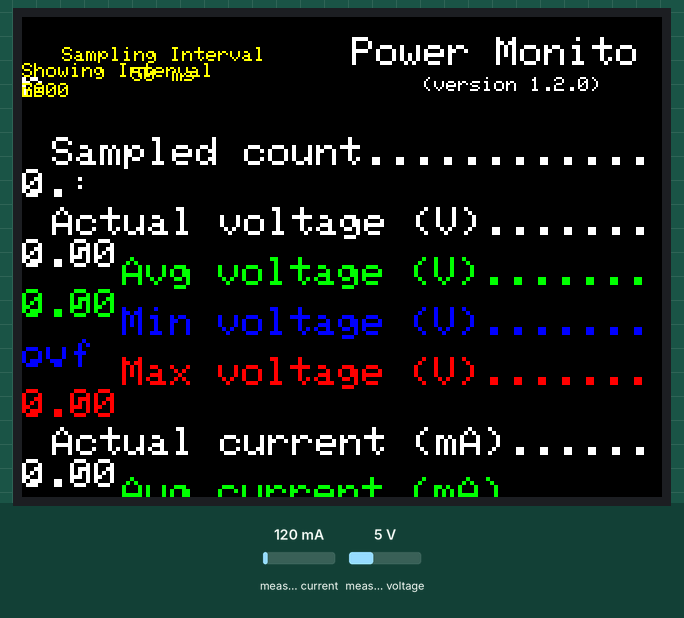
This program was run on a simulated Arduino Mega 2560, built with avr-gcc and run on an emulated ATmega2560. Parts: 320×240 colour display. The test bench sets the inputs (shaded band); at power-on: measured current 120 mA, measured voltage 5 V. What the program prints to the serial monitor is not drawn.

Above: at 1.4 s.
1.5 s: measured current set to 40 mA
At 3.3 s:
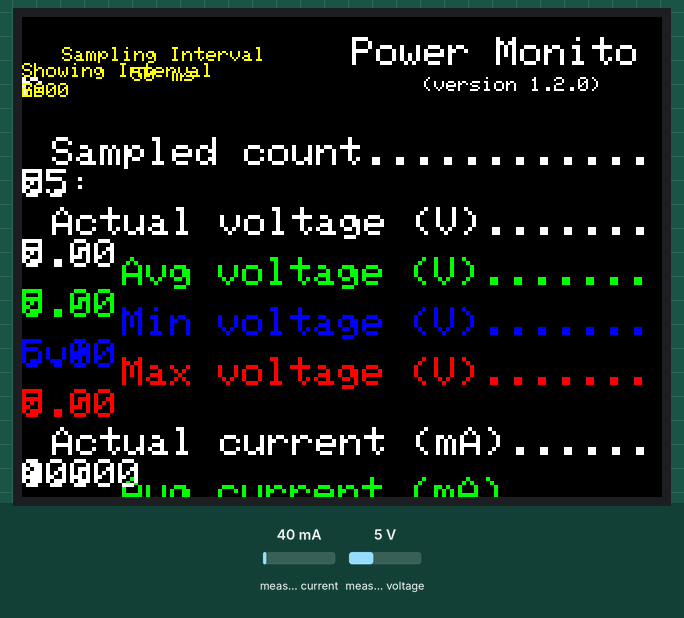
4.5 s: measured voltage set to 0.3 V
At 6.8 s:
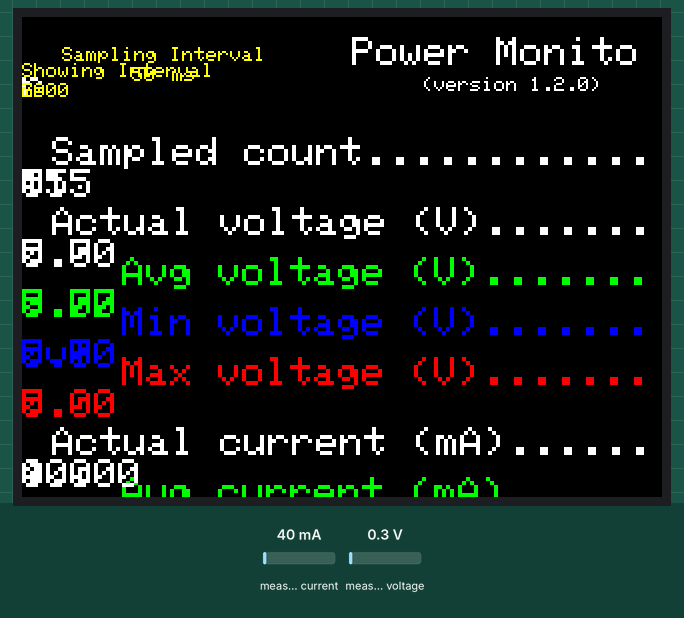
7.5 s: measured current set to 500 mA
At 10.2 s:
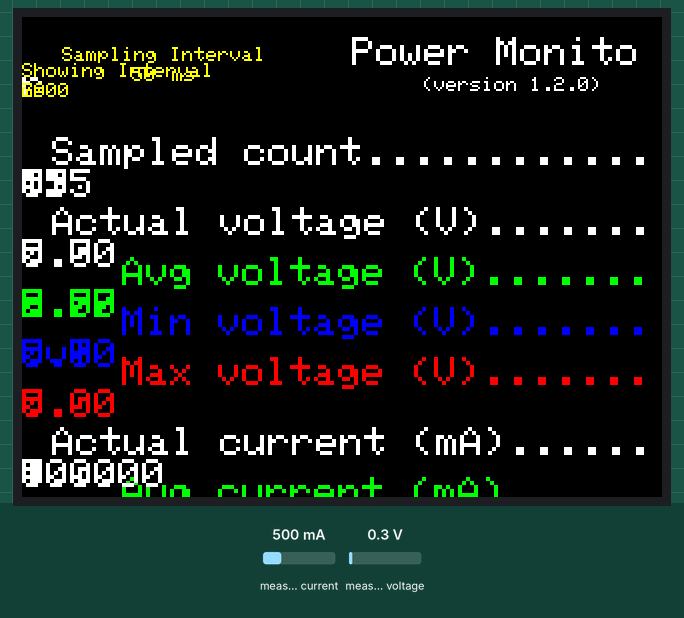
10.5 s: measured voltage set to 3.8 V
Timing chart, 0 to 13.5 s (numbered marks = the images above; inputs shaded):
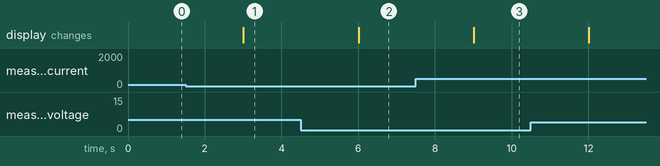

The program:

main.cpp
```cpp
#include <Arduino.h>
#include "setup.h"

/**
 * @fn setup
 * @brief Configure all parameters before call loop function.
 */
void setup() {
  // Initialize sensor values
  sensor_values.count = 0;
  sensor_values.actual_voltage = 0.0f;
  sensor_values.min_voltage = __FLT_MAX__;
  sensor_values.max_voltage = __FLT_MIN__;
  sensor_values.avg_voltage = 0.0f;
  sensor_values.sum_voltage = 0.0f;
  sensor_values.actual_current = 0.0f;
  sensor_values.min_current = __FLT_MAX__;
  sensor_values.max_current = __FLT_MIN__;
  sensor_values.avg_current = 0.0f;
  sensor_values.sum_current = 0.0f;

  Serial.begin(115200);
  Serial.println(F("Power monitor (version 1.2.0"));
  Serial.println(F("\tInitializing INA-219 sensor..."));
  ina219_sensor.begin();
  Serial.println(F("\tInitiating TFT..."));
  tft.reset();
  tft_id = tft.readID();
  Serial.print(F("\tTFT identifier: 0x"));
  Serial.println(String(tft_id, HEX));
  tft.begin(tft_id);
  tft.fillScreen(BLACK);
  tft.setRotation(1);
  tft.setTextColor(WHITE);
  tft.setTextSize(2);
  tft.setCursor(165,10);
  tft.println("Power Monitor");
  tft.setTextSize(1);
  tft.setCursor(200,30);
  tft.println("(version 1.2.0)");
  tft.setCursor(318,310);
  tft.println("by AgroTechLab (IFSC/Lages)");
  tft.setTextColor(YELLOW);
  tft.setCursor(20,15);
  tft.println("Sampling Interval");
  tft.setCursor(55,25);
  tft.println(SAMPLE_INTERVAL);
  tft.setCursor(75,25);
  tft.println("ms");
  tft.setCursor(370,15);
  tft.println("Showing Interval");
  tft.setCursor(405,25);
  tft.println(SHOW_INTERVAL);
  tft.setCursor(430,25);
  tft.println("ms");

  tft.setTextColor(WHITE);
  tft.setTextSize(2);
  tft.setCursor(15, 60);
  tft.println("Sampled count..............:");
  tft.setCursor(360, 60);
  tft.println(sensor_values.count);

  tft.setCursor(15, 95);
  tft.println("Actual voltage (V).........:");
  tft.setCursor(360, 95);
  tft.println(sensor_values.actual_voltage);
  tft.setTextColor(GREEN);
  tft.setCursor(50, 120);
  tft.println("Avg voltage (V).........:");
  tft.setCursor(360, 120);
  tft.println(sensor_values.avg_voltage);
  tft.setTextColor(BLUE);
  tft.setCursor(50, 145);
  tft.println("Min voltage (V).........:");
  tft.setCursor(360, 145);
  tft.println(sensor_values.min_voltage);
  tft.setTextColor(RED);
  tft.setCursor(50, 170);
  tft.println("Max voltage (V).........:");
  tft.setCursor(360, 170);
  tft.println(sensor_values.max_voltage);

  tft.setTextColor(WHITE);
  tft.setCursor(15, 205);
  tft.println("Actual current (mA)........:");
  tft.setCursor(360, 205);
  tft.println(sensor_values.actual_current);
  tft.setTextColor(GREEN);
  tft.setCursor(50, 230);
  tft.println("Avg current (mA)........:");
  tft.setCursor(360, 230);
  tft.println(sensor_values.avg_current);
  tft.setTextColor(BLUE);
  tft.setCursor(50, 255);
  tft.println("Min current (mA)........:");
  tft.setCursor(360, 255);
  tft.println(sensor_values.min_current);
  tft.setTextColor(RED);
  tft.setCursor(50, 280);
  tft.println("Max current (mA)........:");
  tft.setCursor(360, 280);
  tft.println(sensor_values.max_current);
}

/**
 * @fn loop
 * @brief Loop function executed cyclically.
 */
void loop() {
  // Check if its time to sample
  if ((millis() - last_sample) >= SAMPLE_INTERVAL) {
    last_sample = millis();
    sensor_values.count++;
    sensor_values.actual_voltage = ina219_sensor.getBusVoltage_V();
    if (sensor_values.actual_voltage < sensor_values.min_voltage) {
      sensor_values.min_voltage = sensor_values.actual_voltage;
    }
    if (sensor_values.actual_voltage > sensor_values.max_voltage) {
      sensor_values.max_voltage = sensor_values.actual_voltage;
    }
    sensor_values.sum_voltage += sensor_values.actual_voltage;
    sensor_values.avg_voltage = sensor_values.sum_voltage/sensor_values.count;
    sensor_values.actual_current = ina219_sensor.getCurrent_mA();
    if ((sensor_values.actual_current >= 0.0f) && (sensor_values.actual_current < sensor_values.min_current)) {
      sensor_values.min_current = sensor_values.actual_current;
    }
    if ((sensor_values.actual_current >= 0.0f) && (sensor_values.actual_current > sensor_values.max_current)) {
      sensor_values.max_current = sensor_values.actual_current;
    }
    sensor_values.sum_current += sensor_values.actual_current;
    sensor_values.avg_current = sensor_values.sum_current/sensor_values.count;
  }

  // Check if its time to show
  if ((millis() - last_show) >= SHOW_INTERVAL) {
    last_show = millis();

    tft.fillRoundRect(355, 55, 90, 25, 5, BLACK);
    tft.setTextColor(WHITE);
    tft.setCursor(360, 60);
    tft.println(sensor_values.count);

    tft.fillRoundRect(355, 90, 70, 25, 5, BLACK);
    tft.setTextColor(WHITE);
    tft.setCursor(360, 95);
    tft.println(sensor_values.actual_voltage);
    tft.fillRoundRect(355, 115, 70, 25, 5, BLACK);
    tft.setTextColor(GREEN);
    tft.setCursor(360, 120);
    tft.println(sensor_values.avg_voltage);
    tft.fillRoundRect(355, 140, 70, 25, 5, BLACK);
    tft.setTextColor(BLUE);
    tft.setCursor(360, 145);
    tft.println(sensor_values.min_voltage);
    tft.fillRoundRect(355, 165, 70, 25, 5, BLACK);
    tft.setTextColor(RED);
    tft.setCursor(360, 170);
    tft.println(sensor_values.max_voltage);

    tft.fillRoundRect(355, 200, 70, 25, 5, BLACK);
    tft.setTextColor(WHITE);
    tft.setCursor(360, 205);
    tft.println(sensor_values.actual_current);
    tft.fillRoundRect(355, 225, 70, 25, 5, BLACK);
    tft.setTextColor(GREEN);
    tft.setCursor(360, 230);
    tft.println(sensor_values.avg_current);
    tft.fillRoundRect(355, 250, 70, 25, 5, BLACK);
    tft.setTextColor(BLUE);
    tft.setCursor(360, 255);
    tft.println(sensor_values.min_current);
    tft.fillRoundRect(355, 275, 70, 25, 5, BLACK);
    tft.setTextColor(RED);
    tft.setCursor(360, 280);
    tft.println(sensor_values.max_current);
  }
}
```

setup.h
```cpp
#ifndef __SETUP_H__
#define __SETUP_H__

#include <Wire.h>
#include <Adafruit_INA219.h>
#include <MCUFRIEND_kbv.h>
#include <Adafruit_GFX.h>
#include <TouchScreen.h>

/**
 * \def BLACK
 * TFT black color.
 */
#define BLACK   0x0000

/**
 * \def BLUE
 * TFT blue color.
 */
#define BLUE    0x001F

/**
 * \def RED
 * TFT red color.
 */
#define RED     0xF800

/**
 * \def GREEN
 * TFT green color.
 */
#define GREEN   0x07E0

/**
 * \def CYAN
 * TFT cyan color.
 */
#define CYAN    0x07FF

/**
 * \def MAGENTA
 * TFT magenta color.
 */
#define MAGENTA 0xF81F

/**
 * \def YELLOW
 * TFT yellow color.
 */
#define YELLOW  0xFFE0

/**
 * \def WHITE
 * TFT white color.
 */
#define WHITE   0xFFFF

/**
 * \def MINPRESSURE
 * TFT minimal pressure.
 */
#define MINPRESSURE 200

/**
 * \def MAXPRESSURE
 * TFT maximum pressure.
 */
#define MAXPRESSURE 1000

/**
 * \def XP
 * Pinout of X+.
 */
#define XP 6

/**
 * \def XM
 * Pinout of X-.
 */
#define XM 56

/**
 * \def YP
 * Pinout of Y+.
 */
#define YP 55

/**
 * \def YM
 * Pinout of Y-.
 */
#define YM 7

//ID=0x9486

/**
 * \def INA219_ADDR
 * INA-219 I2C address.
 */
#define INA219_ADDR   0x40

/**
 * \def SAMPLE_INTERVAL
 * INA-219 sampling interval (in ms).
 */
#define SAMPLE_INTERVAL   50

/**
 * \def SHOW_INTERVAL
 * LCD showing interval (in ms).
 */
#define SHOW_INTERVAL     3000

/**
 * @brief Struct used to store INA-219 sensor values.
 */
struct power_monitor_str {
  uint32_t count;           /**< Sampling count. */
  float actual_voltage;     /**< Sampled voltage (in V). */
  float min_voltage;        /**< Minimum sampled voltage (in V). */
  float max_voltage;        /**< Maximum sampled voltage (in V). */
  float avg_voltage;        /**< Average sampled voltage (in V). */
  float sum_voltage;        /**< Sum of all sampled voltage (in V). */
  float actual_current;     /**< Sampled current (in mA). */
  float min_current;        /**< Minimum sampled current (in mA). */
  float max_current;        /**< Maximum sampled current (in mA). */
  float avg_current;        /**< Average sampled current (in mA). */
  float sum_current;        /**< Sum of all sampled current (in mA). */
};

/* Global variables */
Adafruit_INA219 ina219_sensor = Adafruit_INA219(INA219_ADDR);   /**< INA219 object. */
MCUFRIEND_kbv tft;                                              /**< LCD object. */
power_monitor_str sensor_values;                                /**< Sensor values struct. */
uint16_t tft_id = 0;                                            /**< LCD identification. */
uint64_t last_sample = 0;                                       /**< Last sample moment (in ms). */
uint64_t last_show = 0;                                         /**< Last show moment (in ms). */

#endif
```

Measured:
- after the input at 1.5 s, the display: changes after 1.5 s (image 1)
- after the input at 4.5 s, the display: changes after 1.5 s (image 2)
- after the input at 7.5 s, the display: changes after 1.5 s (image 3)
